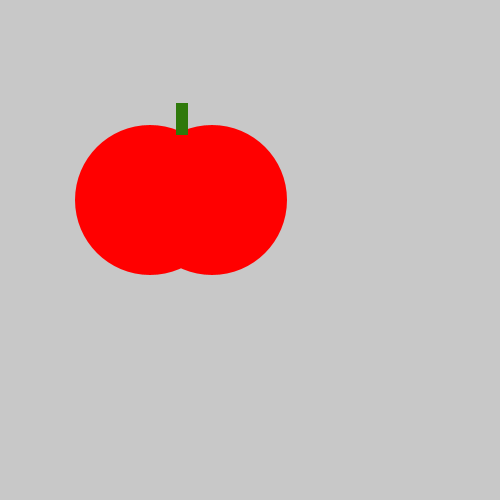
Frame 1 (no input)
Frame 60 (the mouse pressed at the canvas centre just before this capture): identical to frame 1, image omitted
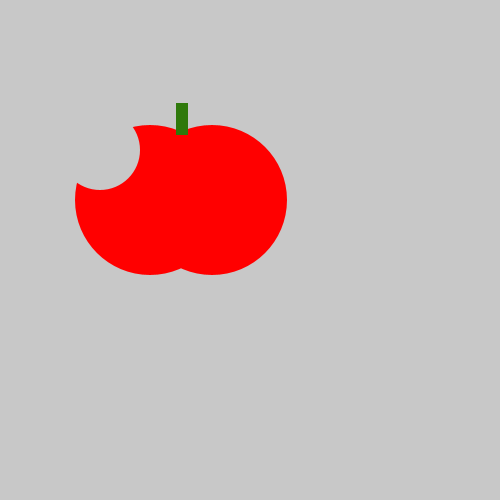
Frame 120 (the mouse held since frame 60 and released just before this capture)

The Processing sketch that drew these frames (run headless with seeded random() and noise(); from frame 60 on, the mouse is pressed at the canvas centre):

// Processing sketch: sketch_191112a
// ── sketch_191112a.pde
void setup() {
    size(500, 500);
}
void draw() {
    background(200, 200, 200);
    noStroke();
    fill(255,0,0);
    
    ellipse(150, 200, 150, 150); //left side
    ellipse(212, 200, 150, 150);//right side
    fill(47,121,11);//makes green
    rect(176, 103, 12, 32);//make stem
    fill(200,200,200);//gray

   
    
    if(mousePressed){
      fill(200,200,200);
      ellipse(100,150,80,80);
      
    
    }
    }
